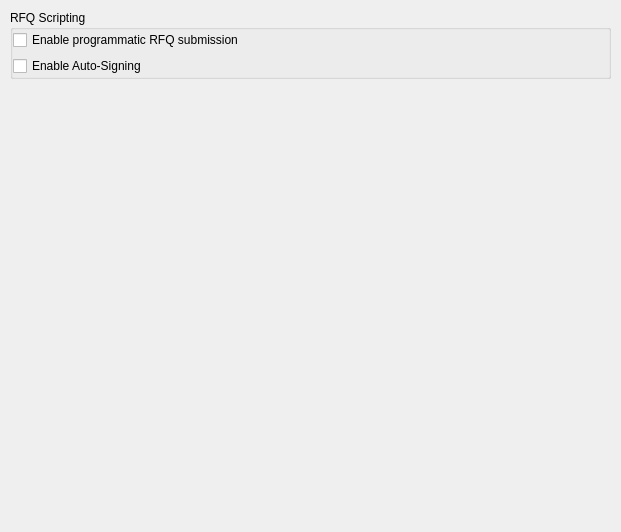
<?xml version="1.0" encoding="UTF-8"?>
<ui version="4.0">
 <class>APISettingsPage</class>
 <widget class="QWidget" name="APISettingsPage">
  <property name="geometry">
   <rect>
    <x>0</x>
    <y>0</y>
    <width>621</width>
    <height>532</height>
   </rect>
  </property>
  <property name="windowTitle">
   <string>Form</string>
  </property>
  <layout class="QVBoxLayout" name="verticalLayout_2">
   <property name="spacing">
    <number>5</number>
   </property>
   <property name="leftMargin">
    <number>10</number>
   </property>
   <property name="topMargin">
    <number>10</number>
   </property>
   <property name="rightMargin">
    <number>10</number>
   </property>
   <property name="bottomMargin">
    <number>10</number>
   </property>
   <item>
    <widget class="QGroupBox" name="groupBox_2">
     <property name="title">
      <string>RFQ Scripting</string>
     </property>
     <layout class="QVBoxLayout" name="verticalLayout">
      <property name="spacing">
       <number>6</number>
      </property>
      <property name="leftMargin">
       <number>0</number>
      </property>
      <property name="topMargin">
       <number>0</number>
      </property>
      <property name="rightMargin">
       <number>0</number>
      </property>
      <property name="bottomMargin">
       <number>0</number>
      </property>
      <item>
       <widget class="QCheckBox" name="toggleAutoSign">
        <property name="text">
         <string>Enable programmatic RFQ submission</string>
        </property>
       </widget>
      </item>
      <item>
       <widget class="QCheckBox" name="toggleEnableRFQ">
        <property name="text">
         <string>Enable Auto-Signing</string>
        </property>
       </widget>
      </item>
     </layout>
    </widget>
   </item>
   <item>
    <spacer name="verticalSpacer">
     <property name="orientation">
      <enum>Qt::Vertical</enum>
     </property>
     <property name="sizeHint" stdset="0">
      <size>
       <width>20</width>
       <height>40</height>
      </size>
     </property>
    </spacer>
   </item>
  </layout>
 </widget>
 <resources/>
 <connections/>
</ui>
